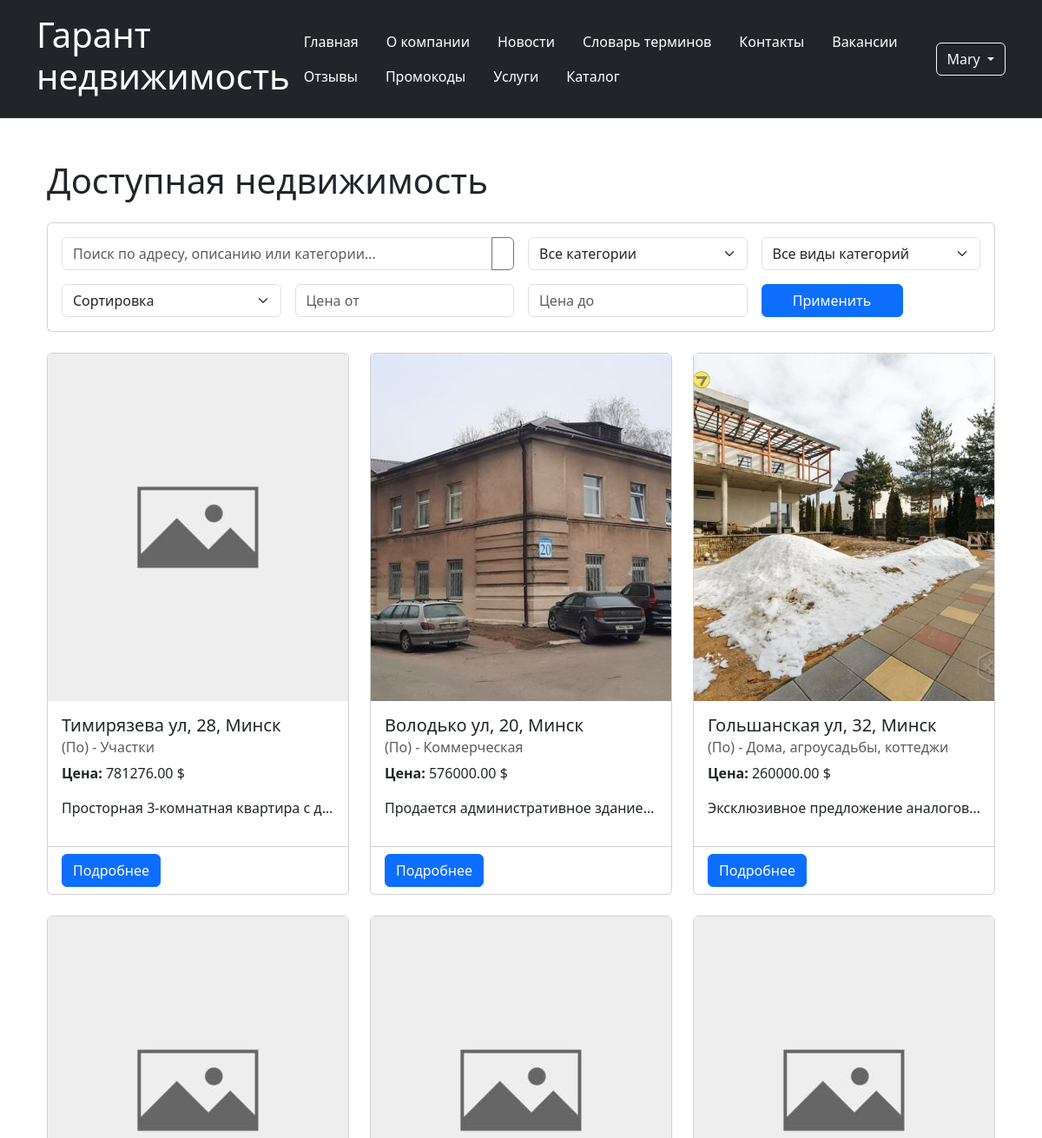
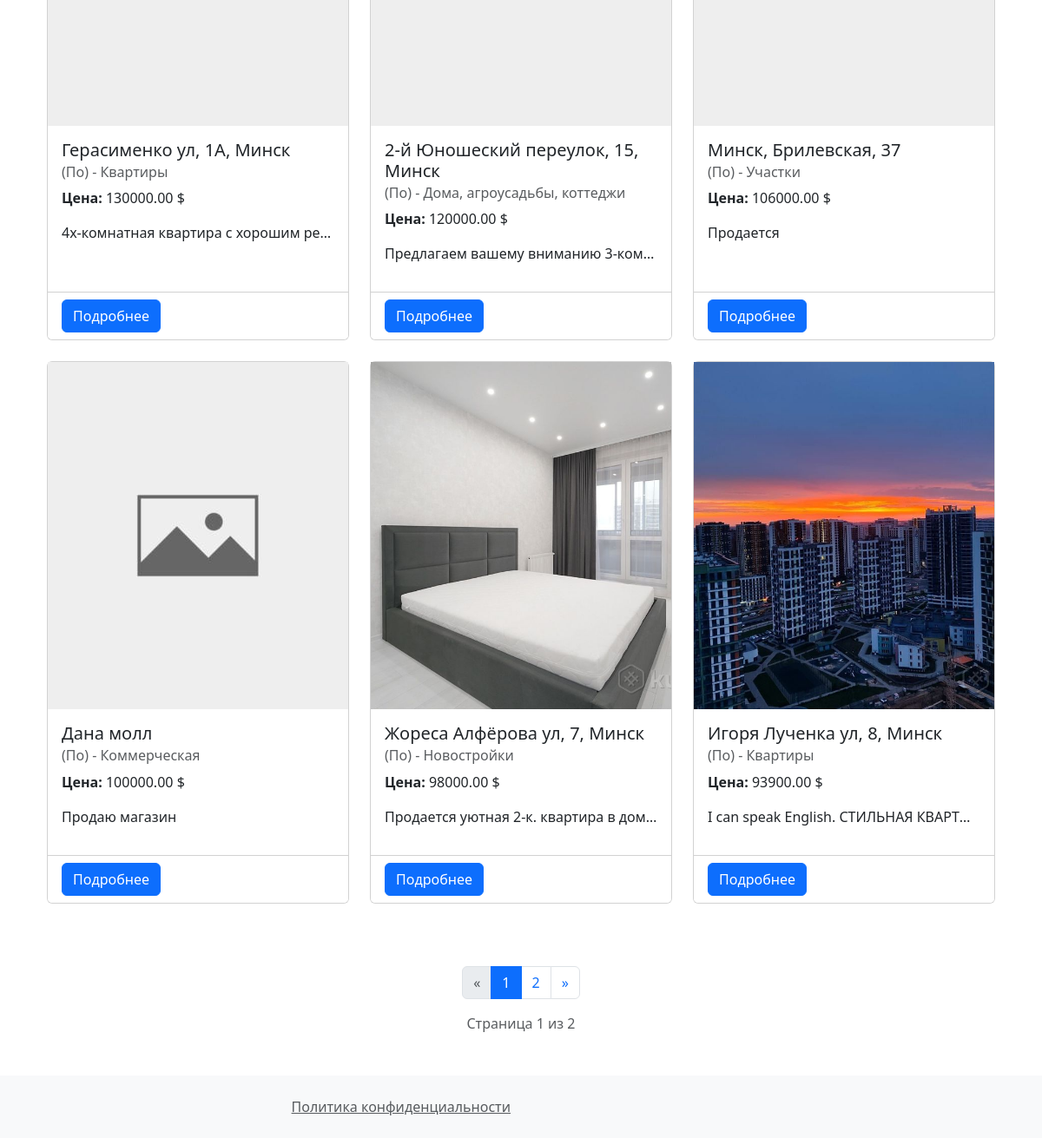
/catalog/ (signed in), run on the app's committed database (2 pictures, top to bottom).
### users/models.py (models this page shows, shortened)
class User(AbstractUser):
    ROLE_CHOICES = {
        "employee": "Manager",
        "client": "Client",
        "admin": "Admin",
    }
    phone_regex = RegexValidator(
        regex=r"^\+375\(29\)\d{3}-\d{2}-\d{2}$",
        message="Формат номера: +375(29)XXX-XX-XX",
    )
    role = models.CharField(max_length=20, choices=ROLE_CHOICES)
    phone_number = models.CharField(max_length=20, validators=[phone_regex])
    birth_date = models.DateField(
        validators=[RestrictedAgeValidator(18), MaxValueValidator(date.today())]
    )
    created_at = models.DateTimeField(auto_now_add=True)
    first_name = models.CharField(max_length=100)
    last_name = models.CharField(max_length=100)

### catalog/models.py (models this page shows, shortened)
class Estate(models.Model):
    cost = models.DecimalField(
        decimal_places=2,
        max_digits=10,
        help_text="Enter the estate cost",
        validators=[MinValueValidator(0.01)],
    )
    area = models.DecimalField(
        decimal_places=2,
        max_digits=10,
        help_text="Enter the estate area",
        validators=[MinValueValidator(0.01)],
    )
    category = models.ForeignKey(
        "Service",
        on_delete=models.SET_NULL,
        null=True,
        help_text="Enter the estate category",
    )
    description = models.TextField(
        max_length=2000, help_text="Enter the estate description"
    )
    image = models.ImageField(blank=True, null=True, upload_to="estates/")
    address = models.CharField(max_length=200)
    def get_image_url(self):
        if self.image and hasattr(self.image, "url"):
            return self.image.url
        return settings.MEDIA_URL + "image_placeholder.jpg"
    class Meta:
        ordering = ("-id",)

class Service(models.Model):
    name = models.CharField(max_length=200, help_text="Enter the estate category name")
    category = models.ForeignKey(
        ServiceCategory,
        on_delete=models.CASCADE,
        related_name="services",
    )
    cost = models.DecimalField(
        max_digits=10,
        decimal_places=2,
    )
    class Meta:
        ordering = ["category__name", "name"]
    def __str__(self):
        return f"({str(self.category)[:2]}) - {self.name}"

class ServiceCategory(models.Model):
    name = models.CharField(max_length=200, help_text="Enter the service category name")
    def __str__(self):
        return self.name

### catalog/views.py (the view)
class AvailableEstateListView(LoginRequiredMixin, ListView):
    model = Estate
    template_name = "estate_list.html"
    paginate_by = 9
    ordering = "-cost"
    def get_queryset(self):
        logger.debug("Fetching queryset for AvailableEstateListView")
        sold_estates_ids = Sale.objects.all().values_list("estate_id", flat=True)
        queryset = Estate.objects.exclude(id__in=sold_estates_ids).select_related(
            "category"
        )
        search_query = self.request.GET.get("search")
        if search_query:
            queryset = queryset.filter(
                Q(address__icontains=search_query)
                | Q(description__icontains=search_query)
                | Q(category__name__icontains=search_query)
            )
        category_id = self.request.GET.get("category")
        if category_id:
            logger.debug(f"Filtering by category_id: {category_id}")
            queryset = queryset.filter(category_id=category_id)
        service_category_id = self.request.GET.get("service_category")
        if service_category_id:
            logger.debug(f"Filtering by service_category_id: {service_category_id}")
            queryset = queryset.filter(category__category_id=service_category_id)
        min_price = self.request.GET.get("min_price")
        max_price = self.request.GET.get("max_price")
        if min_price:
            logger.debug(f"Filtering by min_price: {min_price}")
            queryset = queryset.filter(cost__gte=min_price)
        if max_price:
            logger.debug(f"Filtering by max_price: {max_price}")
            queryset = queryset.filter(cost__lte=max_price)
        sort = self.request.GET.get("sort")
        if sort:
            logger.debug(f"Sorting by: {sort}")
            sort_options = {
                "price_asc": "cost",
                "price_desc": "-cost",
                "area_asc": "area",
                "area_desc": "-area",
            }
            if sort in sort_options:
                queryset = queryset.order_by(sort_options[sort])
            else:
                logger.warning(f"Invalid sort option: {sort}")
                queryset = queryset.order_by(self.ordering)
        else:
            queryset = queryset.order_by(self.ordering)
        logger.info("AvailableEstateListView queryset prepared")
        return queryset
    def get_context_data(self, **kwargs):
        context = super().get_context_data(**kwargs)
        context["categories"] = Service.objects.all()
        context["service_categories"] = ServiceCategory.objects.all()
        context["search_query"] = self.request.GET.get("search", "")
        context["current_sort"] = self.request.GET.get("sort")
        return context

### catalog/templates/estate_list.html (shortened to what this page needs)
{% extends "base.html" %}
{% block content %}
<div class="container mt-4">
    <h1 class="mb-4">Доступная недвижимость</h1>
    {% if user.is_authenticated %}
    <div class="card mb-4">
        <div class="card-body">
            <form method="get" class="row g-3">
                <div class="col-md-6">
                    <div class="input-group">
                        <input type="text" name="search" class="form-control"
                               placeholder="Поиск по адресу, описанию или категории..."
                               value="{{ search_query }}">
                        <button class="btn btn-outline-secondary" type="submit">
                        </button>
                    </div>
                </div>
                <div class="col-md-3">
                    <select name="category" class="form-select">
                        <option value="">Все категории</option>
                    </select>
                </div>
                <div class="col-md-3">
                    <select name="service_category" class="form-select">
                        <option value="">Все виды категорий</option>
                    </select>
                </div>
                <div class="col-md-3">
                    <select name="sort" class="form-select">
                        <option value="">Сортировка</option>
                    </select>
                </div>
                <div class="col-md-3">
                    <input type="number" name="min_price" class="form-control"
                           placeholder="Цена от" value="{{ request.GET.min_price }}">
                </div>
                <div class="col-md-3">
                    <input type="number" name="max_price" class="form-control"
                           placeholder="Цена до" value="{{ request.GET.max_price }}">
                </div>
                <div class="col-md-2">
                    <button type="submit" class="btn btn-primary w-100">Применить</button>
                </div>
            </form>
        </div>
    </div>
    <div class="row">
        {% for estate in estate_list %}
        <div class="col-md-4 mb-4">
            <div class="card h-100">
                <div class="estate-image-container">
                    <img src="{{ estate.get_image_url }}" class="estate-image" alt="{{ estate.title }}">
                </div>
                <div class="card-body">
                    <h5 class="card-title">{{ estate.address }}</h5>
                    <h6 class="card-subtitle mb-2 text-muted">
                        {% if estate.category %}
                            {{ estate.category }}
                        {% endif %}
                    </h6>
                    <div class="card-text">
                        <p><strong>Цена:</strong> {{ estate.cost }} $</p>
                        <p class="text-truncate">{{ estate.description }}</p>
                    </div>
                </div>
                <div class="card-footer bg-white">
                    <a href="{% url 'estate_detail' estate.pk %}" class="btn btn-primary">Подробнее</a>
                </div>
            </div>
        </div>
        {% empty %}
        <div class="col-12">
            <div class="alert alert-info">
                В данный момент нет доступных объектов недвижимости
            </div>
        </div>
        {% endfor %}
    </div>
    {% else %}
    <div class="alert alert-info mt-2">
        Чтобы просмотреть страницу, пожалуйста, <a href="{% url 'login' %}">войдите</a> или <a href="{% url 'signup' %}">зарегистрируйтесь</a>.
    </div>
    {% endif %}
</div>
{% endblock %}

### templates/base.html (shortened to what this page needs)
<!DOCTYPE html>
<html lang="ru">
<head>
    <link href="https://cdn.jsdelivr.net/npm/bootstrap@5.3.0/dist/css/bootstrap.min.css" rel="stylesheet">
</head>
<body>
    <header class="bg-dark text-white p-3">
        <div class="container">
            <div class="d-flex justify-content-between align-items-center">
                <h1>Гарант недвижимость</h1>
                <nav>
                    <ul class="nav">
                        <li class="nav-item"><a href="{% url 'home' %}" class="nav-link text-white">Главная</a></li>
                        <li class="nav-item"><a href="{% url 'about' %}" class="nav-link text-white">О компании</a></li>
                        <li class="nav-item"><a href="{% url 'news' %}" class="nav-link text-white">Новости</a></li>
                        <li class="nav-item"><a href="{% url 'faq' %}" class="nav-link text-white">Словарь терминов</a></li>
                        <li class="nav-item"><a href="{% url 'contacts' %}" class="nav-link text-white">Контакты</a></li>
                        <li class="nav-item"><a href="{% url 'vacancies' %}" class="nav-link text-white">Вакансии</a></li>
                        <li class="nav-item"><a href="{% url 'reviews' %}" class="nav-link text-white">Отзывы</a></li>
                        <li class="nav-item"><a href="{% url 'promo-codes' %}" class="nav-link text-white">Промокоды</a></li>
                        <li class="nav-item"><a href="{% url 'services' %}" class="nav-link text-white">Услуги</a></li>
                        <li class="nav-item"><a href="{% url 'estates' %}" class="nav-link text-white">Каталог</a></li>
                    </ul>
                </nav>
                <div class="auth-buttons">
                    {% if user.is_authenticated %}
                        <div class="btn-group">
                            <button type="button" class="btn btn-outline-light dropdown-toggle" data-bs-toggle="dropdown">
                                {% if user.first_name %}{{ user.first_name }}{% else %}{{ user.username }}{% endif %}
                            </button>
                        </div>
                    {% else %}
                        <a href="{% url 'login' %}" class="btn btn-outline-light">Вход</a>
                        <a href="{% url 'signup' %}" class="btn btn-outline-light">Регистрация</a>
                    {% endif %}
                </div>
            </div>
        </div>
    </header>
    <main class="container my-5">
        {% block content %}{% endblock %}
    </main>
    {% block pagination %}
        {% if is_paginated %}
            <nav aria-label="Page navigation" class="my-5">
                <ul class="pagination justify-content-center">
                    {% if page_obj.has_previous %}
                        <li class="page-item">
                            <a class="page-link" href="{{ request.path }}?page={{ page_obj.previous_page_number }}"
                               aria-label="Previous">
                                <span aria-hidden="true">&laquo;</span>
                            </a>
                        </li>
                    {% else %}
                        <li class="page-item disabled">
                            <span class="page-link" aria-hidden="true">&laquo;</span>
                        </li>
                    {% endif %}
                    {% for num in page_obj.paginator.page_range %}
                        {% if page_obj.number == num %}
                            <li class="page-item active"><span class="page-link">{{ num }}</span></li>
                        {% elif num > page_obj.number|add:'-3' and num < page_obj.number|add:'3' %}
                            <li class="page-item">
                                <a class="page-link" href="{{ request.path }}?page={{ num }}">{{ num }}</a>
                            </li>
                        {% endif %}
                    {% endfor %}
                    {% if page_obj.has_next %}
                        <li class="page-item">
                            <a class="page-link" href="{{ request.path }}?page={{ page_obj.next_page_number }}"
                               aria-label="Next">
                                <span aria-hidden="true">&raquo;</span>
                            </a>
                        </li>
                    {% else %}
                        <li class="page-item disabled">
                            <span class="page-link" aria-hidden="true">&raquo;</span>
                        </li>
                    {% endif %}
                </ul>
                <div class="text-center text-muted">
                    Страница {{ page_obj.number }} из {{ page_obj.paginator.num_pages }}
                </div>
            </nav>
        {% endif %}
    {% endblock %}
    <footer class="bg-light p-4 mt-5">
        <div class="container">
            <div class="row">
                <div class="col-md-6 text-end">
                    <a href="{% url 'policy' %}" class="text-muted">Политика конфиденциальности</a>
                </div>
            </div>
        </div>
    </footer>
</body>
</html>

### catalog/templates/estate_list.html (style rules this page uses)
.estate-image-container { width: 100%; height: 400px; overflow: hidden; position: relative; }
.estate-image { width: 100%; height: 100%; object-fit: cover; object-position: center; display: block; }

### data on the page
User: first_name "Mary"
Estate: address "Тимирязева ул, 28, Минск", category "(По) - Участки", cost "781276.00", description "Просторная 3-комнатная квартира с д…"
Estate: get_image_url (picture), address "Володько ул, 20, Минск", category "(По) - Коммерческая", cost "576000.00", description "Продается административное здание…"
Estate: get_image_url (picture), address "Гольшанская ул, 32, Минск", category "(По) - Дома, агроусадьбы, коттеджи", cost "260000.00", description "Эксклюзивное предложение аналогов…"
Estate: address "Герасименко ул, 1А, Минск", category "(По) - Квартиры", cost "130000.00", description "4х-комнатная квартира с хорошим ре…"
Estate: address "2-й Юношеский переулок, 15, Минск", category "(По) - Дома, агроусадьбы, коттеджи", cost "120000.00", description "Предлагаем вашему вниманию 3-ком…"
Estate: address "Минск, Брилевская, 37", category "(По) - Участки", cost "106000.00", description "Продается"
Estate: address "Дана молл", category "(По) - Коммерческая", cost "100000.00", description "Продаю магазин"
Estate: get_image_url (picture), address "Жореса Алфёрова ул, 7, Минск", category "(По) - Новостройки", cost "98000.00", description "Продается уютная 2-к. квартира в дом…"
Estate: get_image_url (picture), address "Игоря Лученка ул, 8, Минск", category "(По) - Квартиры", cost "93900.00", description "I can speak English. СТИЛЬНАЯ КВАРТ…"

### other printed values
{{ num }} "1"
{{ num }} "2"
{{ page_obj.number }} "1"
{{ page_obj.paginator.num_pages }} "2"
